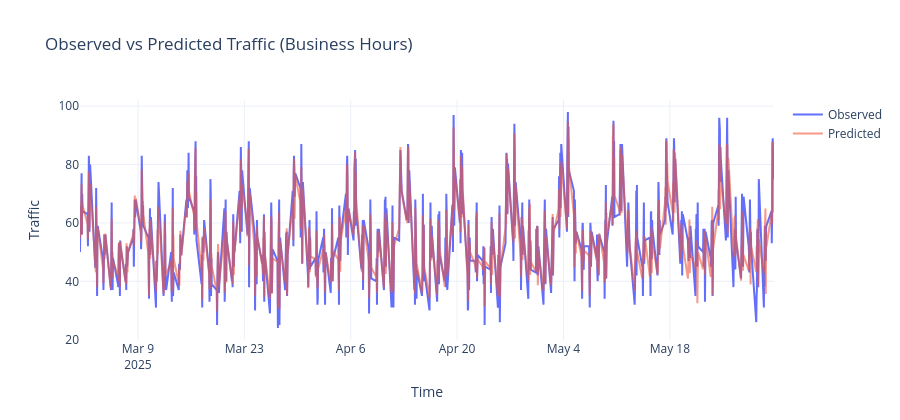
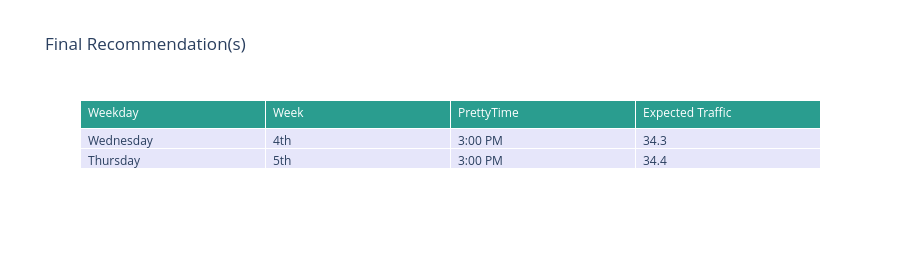

Write notebook code for charts like these, in order.
### Markdown cell above
## 7) Plotly Mini Dashboard (Line Chart + Top Options Table)

### Code cell
import plotly.graph_objs as go

# Line chart (Observed vs Predicted)
hist = df_biz.copy()
fig_line = go.Figure()
fig_line.add_trace(go.Scatter(
    x=hist["timestamp"], y=hist["traffic"], mode="lines", name="Observed"
))
fig_line.add_trace(go.Scatter(
    x=hist["timestamp"], y=hist["predicted"], mode="lines", name="Predicted", opacity=0.6
))
fig_line.update_layout(
    title="Observed vs Predicted Traffic (Business Hours)",
    xaxis_title="Time", yaxis_title="Traffic", template="plotly_white", height=420
)

# Table of final recommendations (1..4 rows)
table_df = final[["Weekday","Week","PrettyTime","predicted"]].copy()
table_df.rename(columns={"predicted":"Expected Traffic"}, inplace=True)
table_df["Expected Traffic"] = table_df["Expected Traffic"].round(1)

fig_table = go.Figure(data=[go.Table(
    header=dict(values=list(table_df.columns), fill_color="#2a9d8f", font=dict(color="white", size=12), align="left"),
    cells=dict(values=[table_df[c] for c in table_df.columns], fill_color="lavender", align="left")
)])
fig_table.update_layout(title="Final Recommendation(s)", template="plotly_white", height=280)

fig_line.show()
fig_table.show()

### Figure 1 — Plotly figure (JSON) as saved in the notebook; plotly's stock layout.template omitted (floating-point values rounded to 4 significant figures; data arrays with more than 128 entries replaced by an {"elided": "..."} marker saying what was removed)
{"data": [{"mode": "lines", "name": "Observed", "type": "scatter", "x": {"elided": "828 str values"}, "y": {"elided": "828 float values"}}, {"mode": "lines", "name": "Predicted", "opacity": 0.6, "type": "scatter", "x": {"elided": "828 str values"}, "y": {"elided": "828 float values"}}], "layout": {"height": 420, "title": {"text": "Observed vs Predicted Traffic (Business Hours)"}, "xaxis": {"title": {"text": "Time"}}, "yaxis": {"title": {"text": "Traffic"}}}}

### Figure 2 — Plotly figure (JSON) as saved in the notebook; plotly's stock layout.template omitted (floating-point values rounded to 4 significant figures)
{"data": [{"cells": {"align": "left", "fill": {"color": "lavender"}, "values": [["Wednesday", "Thursday"], ["4th", "5th"], ["3:00 PM", "3:00 PM"], [34.3, 34.4]]}, "header": {"align": "left", "fill": {"color": "#2a9d8f"}, "font": {"color": "white", "size": 12}, "values": ["Weekday", "Week", "PrettyTime", "Expected Traffic"]}, "type": "table"}], "layout": {"height": 280, "title": {"text": "Final Recommendation(s)"}}}
